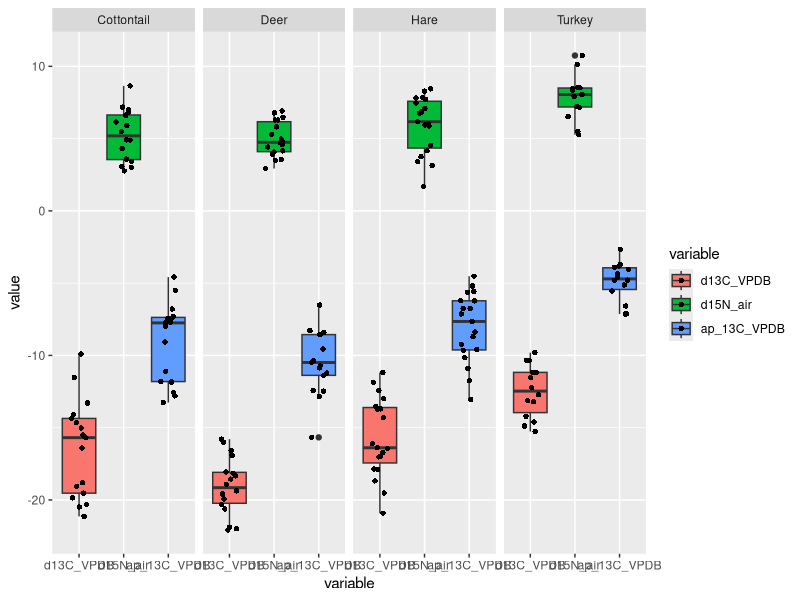
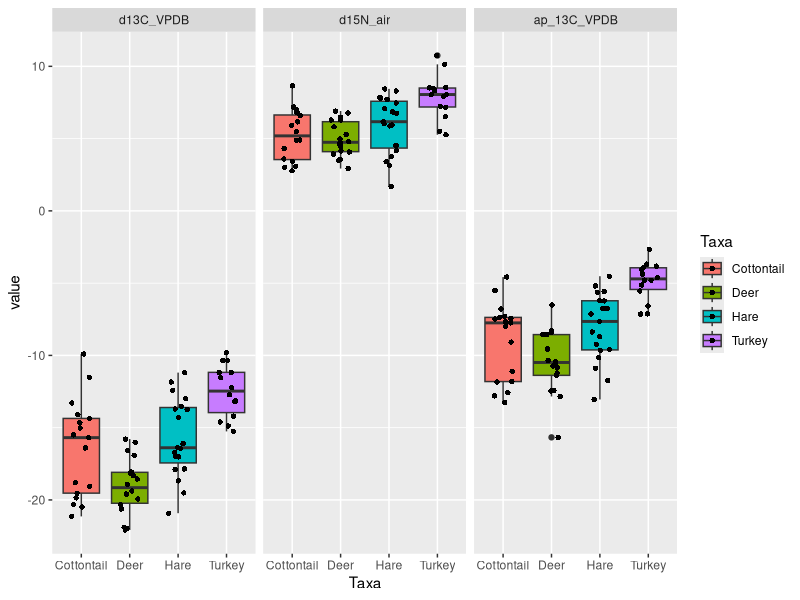
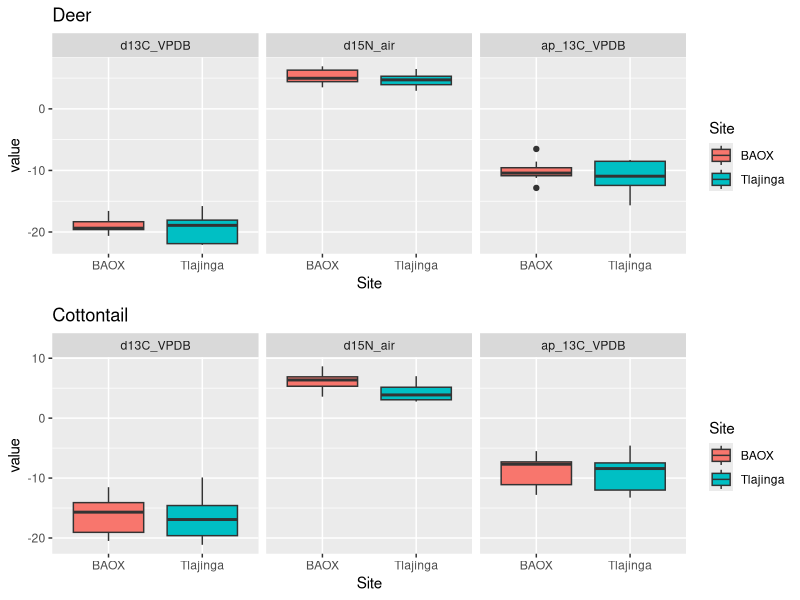
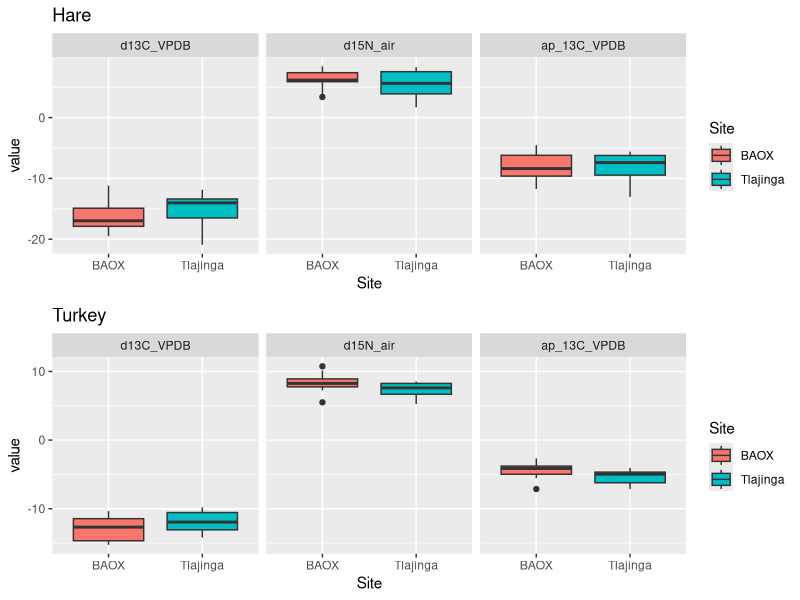
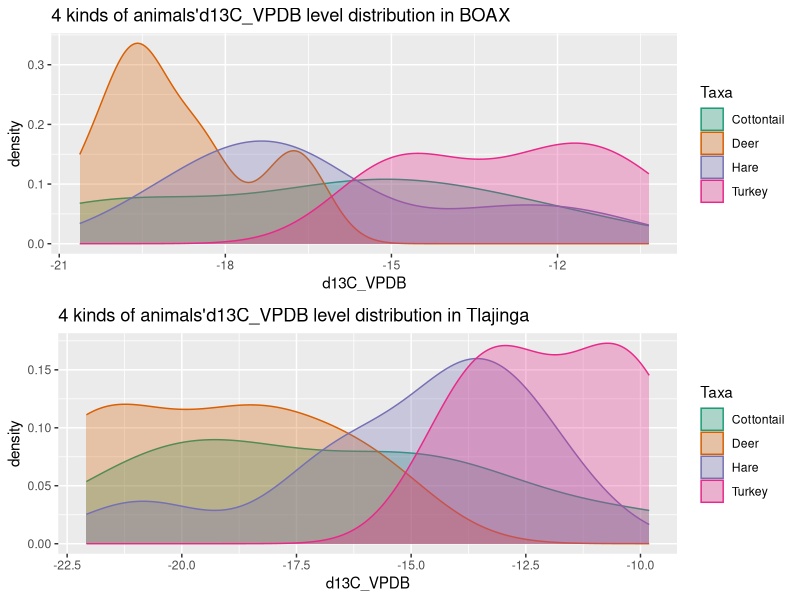
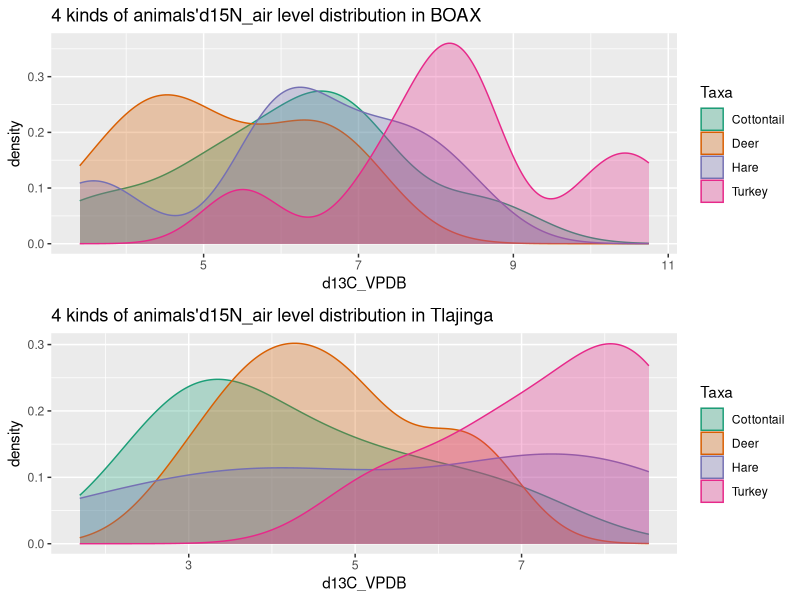
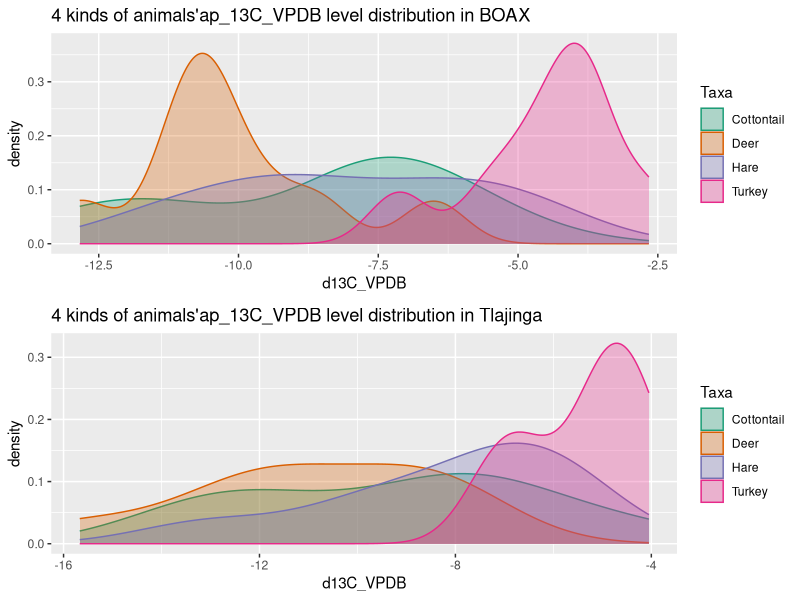
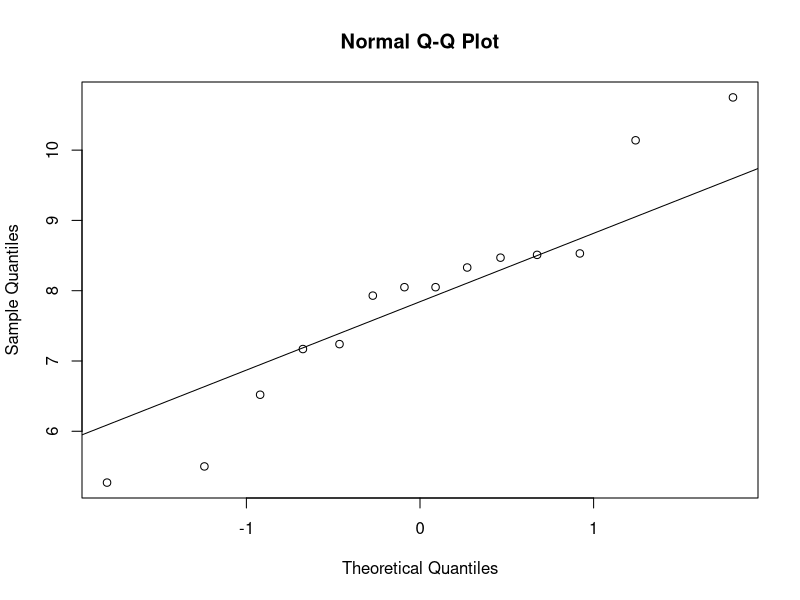

The R source for these figures, in order:
## ---- chunk 1
knitr::opts_chunk$set(echo = TRUE)
library(ggplot2)
library(openxlsx)
library(reshape2)
library(dplyr)
library(tidyr)
library("formattable")
library(stats)

## ---- chunk 2
#read data
data<-read.xlsx("for_stats_peeps.xlsx")
data<-data[,-2:-6]
data<-data[,-4]
removedata<-c("MC381","MC389","MC393","MC76")
#data <- na.omit(data)
i<-1
for(i in i:4) data<-subset(data,data$ID!=removedata[i])

## ---- chunk 3
#tidy data
data2<-data[,2:8]
data2<-data2[,-3]
data2<-data2[,-5]
aggdata<-melt(data2,id=(c("Taxa","Site")))

## ---- chunk 4
summ <- aggdata %>%                              
  group_by(Taxa,Site,variable) %>% 
  na.omit(aggdata) %>%
  summarize(min = min(value),
            median = median(value),
            mean = mean(value),
            max = max(value),
            sd = sd(value),
            count=n())
#formattable(summ)

## ---- chunk 5
ggplot(data = aggdata, aes(x=variable,y=value, fill=variable)) + 
  geom_boxplot()+
  geom_jitter(shape=16, position=position_jitter(0.2))+
  facet_wrap(~Taxa,nrow = 1)
## ---- chunk 6
ggplot(data = aggdata, aes(x=Taxa,y=value, fill=Taxa)) + 
  geom_boxplot()+
  geom_jitter(shape=16, position=position_jitter(0.2))+
  facet_wrap(~variable,nrow = 1)
## ---- chunk 7
data_deer<-aggdata[which(aggdata$Taxa=="Deer"),]
data_Cottontail<-aggdata[which(aggdata$Taxa=="Cottontail"),]
data_Hare<-aggdata[which(aggdata$Taxa=="Hare"),]
data_Turkey<-aggdata[which(aggdata$Taxa=="Turkey"),]

deer1<-ggplot(data = data_deer, aes(x=variable,y=value, fill=variable)) + 
  geom_boxplot()+
  #geom_jitter(shape=16, position=position_jitter(0.2))+
  labs(title = 'Deer')+
  facet_wrap(~Site,nrow = 1)

deer2<-ggplot(data = data_deer, aes(x=Site,y=value, fill=Site)) + 
  geom_boxplot()+
  #geom_jitter(shape=16, position=position_jitter(0.2))+
  labs(title = 'Deer')+
  facet_wrap(~variable,nrow = 1)



cot1<-ggplot(data = data_Cottontail, aes(x=variable,y=value, fill=variable)) + 
  geom_boxplot()+
  #geom_jitter(shape=16, position=position_jitter(0.2))+
  labs(title = 'Cottontail')+
  facet_wrap(~Site,nrow = 1)

cot2<-ggplot(data = data_Cottontail, aes(x=Site,y=value, fill=Site)) + 
  geom_boxplot()+
  #geom_jitter(shape=16, position=position_jitter(0.2))+
  labs(title = 'Cottontail')+
  facet_wrap(~variable,nrow = 1)


hare1<-ggplot(data = data_Hare, aes(x=variable,y=value, fill=variable)) + 
  geom_boxplot()+
  #geom_jitter(shape=16, position=position_jitter(0.2))+
  labs(title = 'Hare')+
  facet_wrap(~Site,nrow = 1)

hare2<-ggplot(data = data_Hare, aes(x=Site,y=value, fill=Site)) + 
  geom_boxplot()+
  #geom_jitter(shape=16, position=position_jitter(0.2))+
  labs(title = 'Hare')+
  facet_wrap(~variable,nrow = 1)

turkey1<-ggplot(data = data_Turkey, aes(x=variable,y=value, fill=variable)) + 
  geom_boxplot()+
  #geom_jitter(shape=16, position=position_jitter(0.2))+
  labs(title = 'Turkey')+
  facet_wrap(~Site,nrow = 1)

turkey2<-ggplot(data = data_Turkey, aes(x=Site,y=value, fill=Site)) + 
  geom_boxplot()+
  #geom_jitter(shape=16, position=position_jitter(0.2))+
  labs(title = 'Turkey')+
  facet_wrap(~variable,nrow = 1)

## ---- chunk 8

#gridExtra::grid.arrange(deer1,cot1,nrow=2,ncol=1)
#gridExtra::grid.arrange(hare1,turkey1,nrow=2,ncol=1)

gridExtra::grid.arrange(deer2,cot2,nrow=2,ncol=1)
gridExtra::grid.arrange(hare2,turkey2,nrow=2,ncol=1)

## ---- chunk 9
mean(filter(aggdata,Taxa=="Hare" & Site=="BAOX" & variable=="d15N_air")$value)
sd(filter(aggdata,Taxa=="Hare" & Site=="BAOX" & variable=="d15N_air")$value)
## ---- chunk 10
# check the d13C_VPDB
aggdata1 <- filter(aggdata, variable== "d13C_VPDB" & Site == "BAOX")
ggplot1 <- ggplot(aggdata1, aes(value, colour = Taxa,fill=Taxa)) + geom_density(alpha = 0.3) +
  scale_fill_brewer(palette="Dark2") +
  scale_color_brewer(palette="Dark2") +
  labs(x = "d13C_VPDB", y = "density", title = "4 kinds of animals'd13C_VPDB level distribution in BOAX")


aggdata2 <- filter(aggdata, variable== "d13C_VPDB" & Site == "Tlajinga")
ggplot2 <- ggplot(aggdata2, aes(value, colour = Taxa,fill=Taxa)) + geom_density(alpha = 0.3) +
  scale_fill_brewer(palette="Dark2") +
  scale_color_brewer(palette="Dark2") +
  labs(x = "d13C_VPDB", y = "density", title = "4 kinds of animals'd13C_VPDB level distribution in Tlajinga")

gridExtra::grid.arrange(ggplot1, ggplot2)
## ---- chunk 11
# check the d15N_air
aggdata3 <- filter(aggdata, variable== "d15N_air" & Site == "BAOX")
ggplot3 <- ggplot(aggdata3, aes(value, colour = Taxa,fill=Taxa)) + geom_density(alpha = 0.3) +
  scale_fill_brewer(palette="Dark2") +
  scale_color_brewer(palette="Dark2") +
  labs(x = "d13C_VPDB", y = "density", title = "4 kinds of animals'd15N_air level distribution in BOAX")


aggdata4 <- filter(aggdata, variable== "d15N_air" & Site == "Tlajinga")
ggplot4 <- ggplot(aggdata4, aes(value, colour = Taxa,fill=Taxa)) + geom_density(alpha = 0.3) +
  scale_fill_brewer(palette="Dark2") +
  scale_color_brewer(palette="Dark2") +
  labs(x = "d13C_VPDB", y = "density", title = "4 kinds of animals'd15N_air level distribution in Tlajinga")

gridExtra::grid.arrange(ggplot3, ggplot4)
## ---- chunk 12
# check the ap_13C_VPDB
aggdata5 <- filter(aggdata, variable== "ap_13C_VPDB" & Site == "BAOX")
ggplot5 <- ggplot(aggdata5, aes(value, colour = Taxa,fill=Taxa)) + geom_density(alpha = 0.3) +
  scale_fill_brewer(palette="Dark2") +
  scale_color_brewer(palette="Dark2") +
  labs(x = "d13C_VPDB", y = "density", title = "4 kinds of animals'ap_13C_VPDB level distribution in BOAX")


aggdata6 <- filter(aggdata, variable== "ap_13C_VPDB" & Site == "Tlajinga")
ggplot6 <- ggplot(aggdata6, aes(value, colour = Taxa,fill=Taxa)) + geom_density(alpha = 0.3) +
  scale_fill_brewer(palette="Dark2") +
  scale_color_brewer(palette="Dark2") +
  labs(x = "d13C_VPDB", y = "density", title = "4 kinds of animals'ap_13C_VPDB level distribution in Tlajinga")

gridExtra::grid.arrange(ggplot5, ggplot6)
## ---- chunk 13
qqnorm(aggdata[aggdata$Taxa=="Turkey"&aggdata$variable=="d15N_air",]$value)
qqline(aggdata[aggdata$Taxa=="Turkey"&aggdata$variable=="d15N_air",]$value)
## ---- chunk 14
data_deer_dc<-data_deer[which(data_deer$variable=="d13C_VPDB"),]
wilcox.test(value~Site,data=data_deer_dc)

data_deer_apc<-data_deer[which(data_deer$variable=="ap_13C_VPDB"),] %>% na.omit(data_deer)
wilcox.test(value~Site,data=data_deer_apc)

data_deer_n<-data_deer[which(data_deer$variable=="d15N_air"),]
wilcox.test(value~Site,data=data_deer_n)
## ---- chunk 15
data_cott_dc<-data_Cottontail[which(data_Cottontail$variable=="d13C_VPDB"),]
wilcox.test(value~Site,data=data_cott_dc)

data_cott_apc<-data_Cottontail[which(data_Cottontail$variable=="ap_13C_VPDB"),] 
wilcox.test(value~Site,data=data_cott_apc)

data_cott_n<-data_Cottontail[which(data_Cottontail$variable=="d15N_air"),]%>% na.omit(data_Cottontail)
wilcox.test(value~Site,data=data_cott_n)
## ---- chunk 16
data_hare_dc<-data_Hare[which(data_Hare$variable=="d13C_VPDB"),]
wilcox.test(value~Site,data=data_hare_dc)

data_hare_apc<-data_Hare[which(data_Hare$variable=="ap_13C_VPDB"),] 
wilcox.test(value~Site,data=data_hare_apc)

data_hare_n<-data_Hare[which(data_Hare$variable=="d15N_air"),]
wilcox.test(value~Site,data=data_hare_n)
## ---- chunk 17
data_turkey_dc<-data_Turkey[which(data_Turkey$variable=="d13C_VPDB"),]
wilcox.test(value~Site,data=data_turkey_dc)

data_turkey_apc<-data_Turkey[which(data_Turkey$variable=="ap_13C_VPDB"),] 
wilcox.test(value~Site,data=data_turkey_apc)

data_turkey_n<-data_Turkey[which(data_Turkey$variable=="d15N_air"),]
wilcox.test(value~Site,data=data_turkey_n)
## ---- chunk 18
#waining mean:
#  The impact of ties means the Wilcoxon rank sum distribution cannot be used to calculate exact p-values. If ties occur in our data and we have fewer than 50 observations, the wilcox.test function returns a normal approximated p-value along with a warning message that says “cannot compute exact p-value with ties”.


#Since this p-value is not less than 0.05, we fail to reject the null hypothesis. 


# Mann-Whitney U Test for Cottontail.

# W=52, p-value= 0.03792

# we can reject the null hypothesis:
# two sites animals are the same
## ---- chunk 19
mann <- subset(aggdata,select = -Site) %>%                         
  group_by(Taxa,variable) %>% 
  na.omit(aggdata) %>%
  summarize(rank = rank(value))
mann<- aggdata %>%                              
  group_by(Taxa,variable) %>% 
  na.omit(aggdata) %>%
  cbind(rank=mann$rank)
#formattable(mann)

mann_cott_n<-mann[which(mann$variable=="d15N_air" & mann$Taxa=="Cottontail"),]
setA<-mann_cott_n[mann_cott_n$Site=="BAOX",]
setB<-mann_cott_n[mann_cott_n$Site=="Tlajinga",]
n1<-length(setA$Taxa)
n2<-length(setA$Taxa)
R1<-sum(setA$rank)
R2<-sum(setB$rank)
U1<-n1*n2+n1*(n1+1)/2-R1
U2<-n1*n2+n2*(n2+1)/2-R2
#min(U1,U2)

## ---- chunk 20
# Assumption
# H0 : v1  = v2
# Ha : v1 != v2
## ---- chunk 21
# "d13C_VPDB" level in turkey groups
test.turkey.d13C <- filter(aggdata, Taxa == "Turkey" & variable== "d13C_VPDB")
with(test.turkey.d13C, shapiro.test(value[Site == "BAOX"])) # p = 0.4606
with(test.turkey.d13C, shapiro.test(value[Site == "Tlajinga"])) # p = 0.7027

# From the output, the two p-values are greater than the significance level 0.05 implying that the distribution of the data are not significantly different from the normal distribution. In other words, we can assume the normality.

t.test(value ~ Site, data = test.turkey.d13C, var.equal = TRUE)
# p = 0.3323
# Not reject!
## ---- chunk 22
# "d13C_VPDB" level in Cottontail groups
test.Cottontail.d13C <- filter(aggdata, Taxa == "Cottontail" & variable== "d13C_VPDB")
with(test.Cottontail.d13C, shapiro.test(value[Site == "BAOX"])) # p = 0.5969
with(test.Cottontail.d13C, shapiro.test(value[Site == "Tlajinga"])) # p = 0.3941

# From the output, the two p-values are greater than the significance level 0.05 implying that the distribution of the data are not significantly different from the normal distribution. In other words, we can assume the normality.
t.test(value ~ Site, data = test.Cottontail.d13C, var.equal = TRUE)
# p = 0.8162
# Not reject!
## ---- chunk 23
# "d13C_VPDB" level in Deer groups
test.Deer.d13C <- filter(aggdata, Taxa == "Deer" & variable== "d13C_VPDB")
with(test.Deer.d13C, shapiro.test(value[Site == "BAOX"])) # p = 0.3914
with(test.Deer.d13C, shapiro.test(value[Site == "Tlajinga"])) # p = 0.2177

# From the output, the two p-values are greater than the significance level 0.05 implying that the distribution of the data are not significantly different from the normal distribution. In other words, we can assume the normality.
t.test(value ~ Site, data = test.Deer.d13C, var.equal = TRUE)
# p = 0.6657
# Not reject!
## ---- chunk 24
# "d13C_VPDB" level in Hare groups
test.Hare.d13C <- filter(aggdata, Taxa == "Hare" & variable== "d13C_VPDB")
with(test.Hare.d13C, shapiro.test(value[Site == "BAOX"])) # p = 0.2707
with(test.Hare.d13C, shapiro.test(value[Site == "Tlajinga"])) # p = 0.2447

# From the output, the two p-values are greater than the significance level 0.05 implying that the distribution of the data are not significantly different from the normal distribution. In other words, we can assume the normality.

t.test(value ~ Site, data = test.Hare.d13C, var.equal = TRUE)
# p = 0.3999
# Not reject!
## ---- chunk 25
# "d15N_air" level in turkey groups
test.turkey.d15N <- filter(aggdata, Taxa == "Turkey" & variable== "d15N_air")
with(test.turkey.d15N, shapiro.test(value[Site == "BAOX"])) # p = 0.7717
with(test.turkey.d15N, shapiro.test(value[Site == "Tlajinga"])) # p = 0.4532

# From the output, the two p-values are greater than the significance level 0.05 implying that the distribution of the data are not significantly different from the normal distribution. In other words, we can assume the normality.

t.test(value ~ Site, data = test.turkey.d15N, var.equal = TRUE)
# p = 0.2313
# Not reject!
## ---- chunk 26
# "d15N_air" level in Cottontail groups
test.Cottontail.d15N <- filter(aggdata, Taxa == "Cottontail" & variable== "d15N_air")
with(test.Cottontail.d15N, shapiro.test(value[Site == "BAOX"])) # p = 0.9938
with(test.Cottontail.d15N, shapiro.test(value[Site == "Tlajinga"])) # p = 0.2703

# From the output, the two p-values are greater than the significance level 0.05 implying that the distribution of the data are not significantly different from the normal distribution. In other words, we can assume the normality.
t.test(value ~ Site, data = test.Cottontail.d15N, var.equal = TRUE)
# p = 0.02954 < 0.05
# Reject!
## ---- chunk 27
# "d15N_air" level in Deer groups
test.Deer.d15N <- filter(aggdata, Taxa == "Deer" & variable== "d15N_air")
with(test.Deer.d15N, shapiro.test(value[Site == "BAOX"])) # p = 0.5592
with(test.Deer.d15N, shapiro.test(value[Site == "Tlajinga"])) # p = 0.7696

# From the output, the two p-values are greater than the significance level 0.05 implying that the distribution of the data are not significantly different from the normal distribution. In other words, we can assume the normality.
t.test(value ~ Site, data = test.Deer.d15N, var.equal = TRUE)
# p = 0.3106
# Not reject!
## ---- chunk 28
# "d15N_air" level in Hare groups
test.Hare.d15N <- filter(aggdata, Taxa == "Hare" & variable== "d15N_air")
with(test.Hare.d15N, shapiro.test(value[Site == "BAOX"])) # p = 0.3232
with(test.Hare.d15N, shapiro.test(value[Site == "Tlajinga"])) # p = 0.4432

# From the output, the two p-values are greater than the significance level 0.05 implying that the distribution of the data are not significantly different from the normal distribution. In other words, we can assume the normality.

t.test(value ~ Site, data = test.Hare.d15N, var.equal = TRUE)
# p = 0.4013
# Not reject!
## ---- chunk 29
# "ap_13C_VPDB" level in turkey groups
test.turkey.ap13C <- filter(aggdata, Taxa == "Turkey" & variable== "ap_13C_VPDB")
with(test.turkey.ap13C, shapiro.test(value[Site == "BAOX"])) # p = 0.5876
with(test.turkey.ap13C, shapiro.test(value[Site == "Tlajinga"])) # p = 0.3992

# From the output, the two p-values are greater than the significance level 0.05 implying that the distribution of the data are not significantly different from the normal distribution. In other words, we can assume the normality.

t.test(value ~ Site, data = test.turkey.ap13C, var.equal = TRUE)
# p = 0.2241
# Not reject!
## ---- chunk 30
# "ap_13C_VPDB" level in Cottontail groups
test.Cottontail.ap13C <- filter(aggdata, Taxa == "Cottontail" & variable== "ap_13C_VPDB")
with(test.Cottontail.ap13C, shapiro.test(value[Site == "BAOX"])) # p = 0.1675
with(test.Cottontail.ap13C, shapiro.test(value[Site == "Tlajinga"])) # p = 0.4795

# From the output, the two p-values are greater than the significance level 0.05 implying that the distribution of the data are not significantly different from the normal distribution. In other words, we can assume the normality.
t.test(value ~ Site, data = test.Cottontail.ap13C, var.equal = TRUE)
# p = 0.6955
# Reject!
## ---- chunk 31
# "ap_13C_VPDB" level in Deer groups
test.Deer.ap13C <- filter(aggdata, Taxa == "Deer" & variable== "ap_13C_VPDB")
with(test.Deer.ap13C, shapiro.test(value[Site == "BAOX"])) # p = 0.54
with(test.Deer.ap13C, shapiro.test(value[Site == "Tlajinga"])) # p = 0.3121

# From the output, the two p-values are greater than the significance level 0.05 implying that the distribution of the data are not significantly different from the normal distribution. In other words, we can assume the normality.
t.test(value ~ Site, data = test.Deer.ap13C, var.equal = TRUE)
# p = 0.4406
# Not reject!
## ---- chunk 32
# "ap_13C_VPDB" level in Hare groups
test.Hare.ap13C <- filter(aggdata, Taxa == "Hare" & variable== "ap_13C_VPDB")
with(test.Hare.ap13C, shapiro.test(value[Site == "BAOX"])) # p = 0.7399
with(test.Hare.ap13C, shapiro.test(value[Site == "Tlajinga"])) # p = 0.2754

# From the output, the two p-values are greater than the significance level 0.05 implying that the distribution of the data are not significantly different from the normal distribution. In other words, we can assume the normality.

t.test(value ~ Site, data = test.Hare.ap13C, var.equal = TRUE)
# p = 0.8815
# Not reject!
